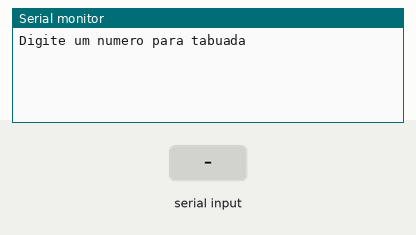
The sketch below on a simulated Arduino Uno, built with avr-gcc and run on an emulated ATmega328P. Shown: the last lines printed to the serial monitor. Inputs (shaded band) come from the test bench.

Above: at 1.2 s.
1.3 s: "90,45\n" received over Serial
At 2.4 s:
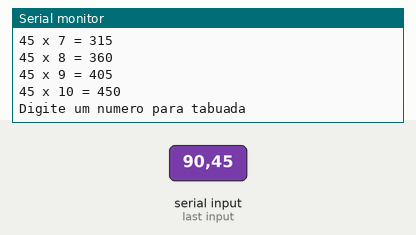
2.8 s: "30,150\n" received over Serial
At 2.81 s:
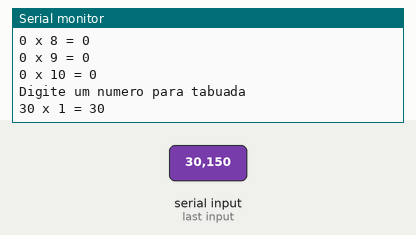
Timing chart, 0 to 5.8 s (numbered marks = the images above; inputs shaded):
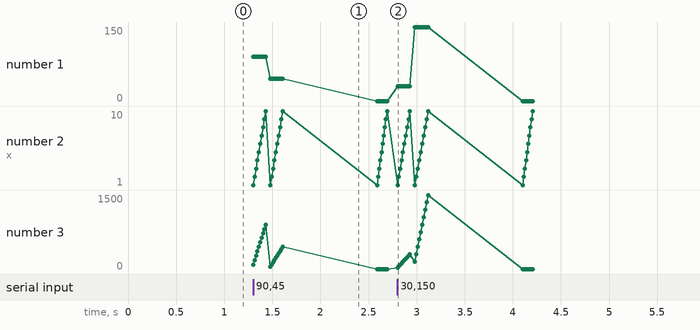

Measured:
- after the input at 1.3 s, the serial monitor: prints a new line at once (image 1)
- after the input at 2.8 s, the serial monitor: prints a new line at once (image 2)

The sketch:

contador_tabuada1.ino
```cpp
// C++ code
//
int numeroTabuada = 0;


void setup()
{
  Serial.begin(9600);
}

void loop()
{
  Serial.println("Digite um numero para tabuada");
  while(! Serial.available());
  numeroTabuada = Serial.parseInt();

  for (int numero = 1; numero <= 10; numero++) {
    int resultado = numeroTabuada * numero;

    Serial.print(numeroTabuada);
    Serial.print(" x ");
    Serial.print(numero);
    Serial.print(" = ");
    Serial.println(resultado);
  }

}
```
